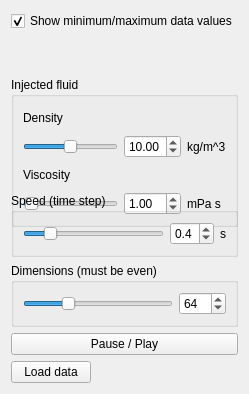
      <widget class="QWidget" name="SimulationSettingsPage">
       <property name="autoFillBackground">
        <bool>true</bool>
       </property>
       <attribute name="title">
        <string>Simulation</string>
       </attribute>
       <layout class="QVBoxLayout" name="verticalLayout_3">
        <item>
         <widget class="QCheckBox" name="showMinMaxDataCheckBox">
          <property name="text">
           <string>Show minimum/maximum data values</string>
          </property>
          <property name="checked">
           <bool>true</bool>
          </property>
         </widget>
        </item>
        <item>
         <widget class="QGroupBox" name="fluidGroupBox">
          <property name="minimumSize">
           <size>
            <width>150</width>
            <height>150</height>
           </size>
          </property>
          <property name="maximumSize">
           <size>
            <width>500</width>
            <height>70</height>
           </size>
          </property>
          <property name="title">
           <string>Injected fluid</string>
          </property>
          <layout class="QGridLayout" name="gridLayout_6">
           <item row="3" column="1">
            <widget class="QDoubleSpinBox" name="viscositySpinBox">
             <property name="decimals">
              <number>2</number>
             </property>
             <property name="minimum">
              <double>0.100000000000000</double>
             </property>
             <property name="maximum">
              <double>50.000000000000000</double>
             </property>
             <property name="singleStep">
              <double>0.100000000000000</double>
             </property>
             <property name="value">
              <double>1.000000000000000</double>
             </property>
            </widget>
           </item>
           <item row="1" column="0">
            <widget class="QSlider" name="densitySlider">
             <property name="minimum">
              <number>1</number>
             </property>
             <property name="maximum">
              <number>200</number>
             </property>
             <property name="value">
              <number>100</number>
             </property>
             <property name="orientation">
              <enum>Qt::Horizontal</enum>
             </property>
            </widget>
           </item>
           <item row="0" column="0">
            <widget class="QLabel" name="density">
             <property name="text">
              <string>Density</string>
             </property>
            </widget>
           </item>
           <item row="3" column="0">
            <widget class="QSlider" name="viscositySlider">
             <property name="minimum">
              <number>1</number>
             </property>
             <property name="maximum">
              <number>500</number>
             </property>
             <property name="value">
              <number>10</number>
             </property>
             <property name="orientation">
              <enum>Qt::Horizontal</enum>
             </property>
            </widget>
           </item>
           <item row="2" column="0">
            <widget class="QLabel" name="viscosity">
             <property name="text">
              <string>Viscosity</string>
             </property>
            </widget>
           </item>
           <item row="1" column="1">
            <widget class="QDoubleSpinBox" name="densitySpinBox">
             <property name="decimals">
              <number>2</number>
             </property>
             <property name="minimum">
              <double>0.100000000000000</double>
             </property>
             <property name="maximum">
              <double>20.000000000000000</double>
             </property>
             <property name="singleStep">
              <double>0.100000000000000</double>
             </property>
             <property name="value">
              <double>10.000000000000000</double>
             </property>
            </widget>
           </item>
           <item row="1" column="2">
            <widget class="QLabel" name="densityUnits">
             <property name="text">
              <string>kg/m^3</string>
             </property>
            </widget>
           </item>
           <item row="3" column="2">
            <widget class="QLabel" name="viscosityUnits">
             <property name="text">
              <string>mPa s</string>
             </property>
            </widget>
           </item>
          </layout>
         </widget>
        </item>
        <item>
         <widget class="QGroupBox" name="timestepGroupBox">
          <property name="maximumSize">
           <size>
            <width>16777215</width>
            <height>100</height>
           </size>
          </property>
          <property name="title">
           <string>Speed (time step)</string>
          </property>
          <layout class="QGridLayout" name="gridLayout_7">
           <item row="0" column="0">
            <widget class="QSlider" name="timestepSlider">
             <property name="minimum">
              <number>1</number>
             </property>
             <property name="maximum">
              <number>20</number>
             </property>
             <property name="value">
              <number>4</number>
             </property>
             <property name="orientation">
              <enum>Qt::Horizontal</enum>
             </property>
            </widget>
           </item>
           <item row="0" column="2">
            <widget class="QDoubleSpinBox" name="timestepSpinBox">
             <property name="decimals">
              <number>1</number>
             </property>
             <property name="minimum">
              <double>0.100000000000000</double>
             </property>
             <property name="maximum">
              <double>2.000000000000000</double>
             </property>
             <property name="singleStep">
              <double>0.100000000000000</double>
             </property>
             <property name="value">
              <double>0.400000000000000</double>
             </property>
            </widget>
           </item>
           <item row="0" column="3">
            <widget class="QLabel" name="timestepUnits">
             <property name="text">
              <string>s</string>
             </property>
            </widget>
           </item>
          </layout>
         </widget>
        </item>
        <item>
         <widget class="QGroupBox" name="gridpointsGroupBox">
          <property name="maximumSize">
           <size>
            <width>16777215</width>
            <height>100</height>
           </size>
          </property>
          <property name="title">
           <string>Dimensions (must be even)</string>
          </property>
          <layout class="QGridLayout" name="gridLayout_8">
           <item row="0" column="0">
            <widget class="QSlider" name="gridpointsSlider">
             <property name="minimum">
              <number>10</number>
             </property>
             <property name="maximum">
              <number>200</number>
             </property>
             <property name="singleStep">
              <number>2</number>
             </property>
             <property name="value">
              <number>64</number>
             </property>
             <property name="tracking">
              <bool>false</bool>
             </property>
             <property name="orientation">
              <enum>Qt::Horizontal</enum>
             </property>
             <property name="tickPosition">
              <enum>QSlider::NoTicks</enum>
             </property>
            </widget>
           </item>
           <item row="0" column="1">
            <widget class="QSpinBox" name="gridpointsSpinBox">
             <property name="keyboardTracking">
              <bool>false</bool>
             </property>
             <property name="minimum">
              <number>10</number>
             </property>
             <property name="maximum">
              <number>200</number>
             </property>
             <property name="singleStep">
              <number>2</number>
             </property>
             <property name="value">
              <number>64</number>
             </property>
            </widget>
           </item>
          </layout>
         </widget>
        </item>
        <item>
         <widget class="QPushButton" name="pausePlayButton">
          <property name="text">
           <string>Pause / Play</string>
          </property>
         </widget>
        </item>
        <item alignment="Qt::AlignLeft">
         <widget class="QPushButton" name="loadDataButton">
          <property name="text">
           <string>Load data</string>
          </property>
         </widget>
        </item>
       </layout>
      </widget>
